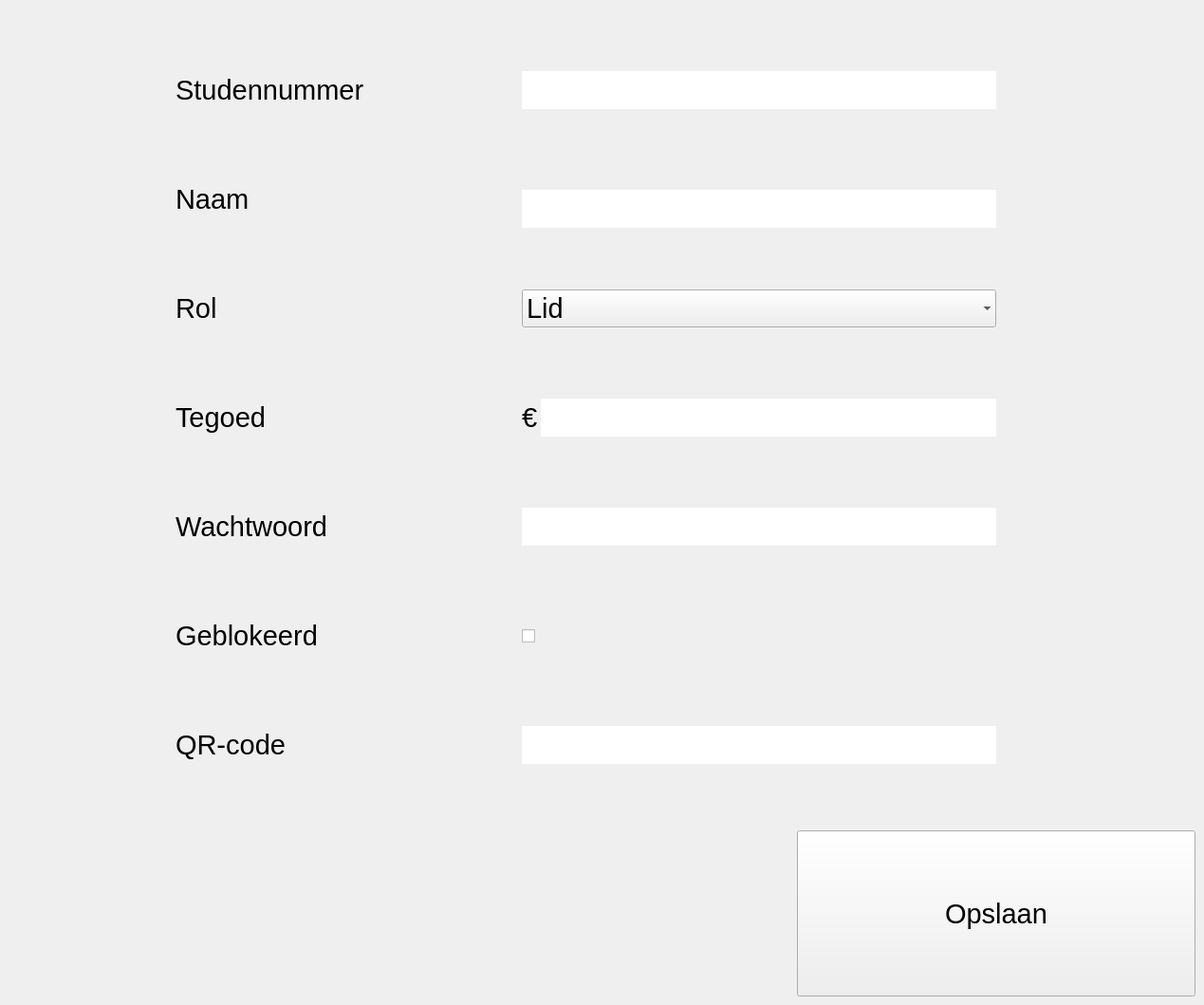
        <widget class="QWidget" name="EditUser_page">
         <widget class="QLineEdit" name="line_ID">
          <property name="geometry">
           <rect>
            <x>550</x>
            <y>75</y>
            <width>500</width>
            <height>40</height>
           </rect>
          </property>
          <property name="font">
           <font>
            <pointsize>22</pointsize>
           </font>
          </property>
          <property name="frame">
           <bool>false</bool>
          </property>
         </widget>
         <widget class="QLabel" name="lbl_ID">
          <property name="geometry">
           <rect>
            <x>185</x>
            <y>75</y>
            <width>215</width>
            <height>40</height>
           </rect>
          </property>
          <property name="font">
           <font>
            <pointsize>22</pointsize>
           </font>
          </property>
          <property name="text">
           <string>Studennummer</string>
          </property>
         </widget>
         <widget class="QLabel" name="lbl_NAME">
          <property name="geometry">
           <rect>
            <x>185</x>
            <y>190</y>
            <width>215</width>
            <height>40</height>
           </rect>
          </property>
          <property name="font">
           <font>
            <pointsize>22</pointsize>
           </font>
          </property>
          <property name="text">
           <string>Naam</string>
          </property>
         </widget>
         <widget class="QLabel" name="lbl_TITLE">
          <property name="geometry">
           <rect>
            <x>185</x>
            <y>305</y>
            <width>215</width>
            <height>40</height>
           </rect>
          </property>
          <property name="font">
           <font>
            <pointsize>22</pointsize>
           </font>
          </property>
          <property name="text">
           <string>Rol</string>
          </property>
         </widget>
         <widget class="QLabel" name="lbl_AMOUNT">
          <property name="geometry">
           <rect>
            <x>185</x>
            <y>420</y>
            <width>215</width>
            <height>40</height>
           </rect>
          </property>
          <property name="font">
           <font>
            <pointsize>22</pointsize>
           </font>
          </property>
          <property name="text">
           <string>Tegoed</string>
          </property>
         </widget>
         <widget class="QLabel" name="lbl_PASSWORD">
          <property name="geometry">
           <rect>
            <x>185</x>
            <y>535</y>
            <width>215</width>
            <height>40</height>
           </rect>
          </property>
          <property name="font">
           <font>
            <pointsize>22</pointsize>
           </font>
          </property>
          <property name="text">
           <string>Wachtwoord</string>
          </property>
         </widget>
         <widget class="QLabel" name="lbl_BLOCK">
          <property name="geometry">
           <rect>
            <x>185</x>
            <y>650</y>
            <width>215</width>
            <height>40</height>
           </rect>
          </property>
          <property name="font">
           <font>
            <pointsize>22</pointsize>
           </font>
          </property>
          <property name="text">
           <string>Geblokeerd</string>
          </property>
         </widget>
         <widget class="QLabel" name="lbl_QR">
          <property name="geometry">
           <rect>
            <x>185</x>
            <y>765</y>
            <width>215</width>
            <height>40</height>
           </rect>
          </property>
          <property name="font">
           <font>
            <pointsize>22</pointsize>
           </font>
          </property>
          <property name="text">
           <string>QR-code</string>
          </property>
         </widget>
         <widget class="QPushButton" name="btn_EDIT">
          <property name="geometry">
           <rect>
            <x>840</x>
            <y>875</y>
            <width>420</width>
            <height>175</height>
           </rect>
          </property>
          <property name="font">
           <font>
            <pointsize>22</pointsize>
           </font>
          </property>
          <property name="focusPolicy">
           <enum>Qt::NoFocus</enum>
          </property>
          <property name="text">
           <string>Opslaan</string>
          </property>
          <property name="checkable">
           <bool>false</bool>
          </property>
          <property name="checked">
           <bool>false</bool>
          </property>
          <property name="autoExclusive">
           <bool>false</bool>
          </property>
         </widget>
         <widget class="QLineEdit" name="line_NAME">
          <property name="geometry">
           <rect>
            <x>550</x>
            <y>200</y>
            <width>500</width>
            <height>40</height>
           </rect>
          </property>
          <property name="font">
           <font>
            <pointsize>22</pointsize>
           </font>
          </property>
          <property name="frame">
           <bool>false</bool>
          </property>
         </widget>
         <widget class="QComboBox" name="line_TITLE">
          <property name="geometry">
           <rect>
            <x>550</x>
            <y>305</y>
            <width>500</width>
            <height>40</height>
           </rect>
          </property>
          <property name="font">
           <font>
            <pointsize>22</pointsize>
           </font>
          </property>
          <property name="frame">
           <bool>false</bool>
          </property>
          <item>
           <property name="text">
            <string>Lid</string>
           </property>
          </item>
          <item>
           <property name="text">
            <string>Commissie</string>
           </property>
          </item>
          <item>
           <property name="text">
            <string>Bestuur</string>
           </property>
          </item>
         </widget>
         <widget class="QLineEdit" name="line_PASSWORD">
          <property name="geometry">
           <rect>
            <x>550</x>
            <y>535</y>
            <width>500</width>
            <height>40</height>
           </rect>
          </property>
          <property name="font">
           <font>
            <pointsize>22</pointsize>
           </font>
          </property>
          <property name="inputMethodHints">
           <set>Qt::ImhHiddenText|Qt::ImhNoAutoUppercase|Qt::ImhNoPredictiveText|Qt::ImhSensitiveData</set>
          </property>
          <property name="frame">
           <bool>false</bool>
          </property>
          <property name="echoMode">
           <enum>QLineEdit::Password</enum>
          </property>
         </widget>
         <widget class="QCheckBox" name="line_BLOCK">
          <property name="geometry">
           <rect>
            <x>550</x>
            <y>650</y>
            <width>500</width>
            <height>40</height>
           </rect>
          </property>
          <property name="font">
           <font>
            <pointsize>23</pointsize>
           </font>
          </property>
          <property name="text">
           <string/>
          </property>
         </widget>
         <widget class="QLineEdit" name="line_QR">
          <property name="geometry">
           <rect>
            <x>550</x>
            <y>765</y>
            <width>500</width>
            <height>40</height>
           </rect>
          </property>
          <property name="font">
           <font>
            <pointsize>22</pointsize>
           </font>
          </property>
          <property name="frame">
           <bool>false</bool>
          </property>
         </widget>
         <widget class="QLineEdit" name="line_AMOUNT">
          <property name="geometry">
           <rect>
            <x>570</x>
            <y>420</y>
            <width>480</width>
            <height>40</height>
           </rect>
          </property>
          <property name="font">
           <font>
            <pointsize>22</pointsize>
           </font>
          </property>
          <property name="frame">
           <bool>false</bool>
          </property>
         </widget>
         <widget class="QLabel" name="euroteken_5">
          <property name="geometry">
           <rect>
            <x>550</x>
            <y>420</y>
            <width>20</width>
            <height>40</height>
           </rect>
          </property>
          <property name="font">
           <font>
            <pointsize>22</pointsize>
           </font>
          </property>
          <property name="text">
           <string>€</string>
          </property>
          <property name="alignment">
           <set>Qt::AlignLeading|Qt::AlignLeft|Qt::AlignVCenter</set>
          </property>
         </widget>
         <widget class="QLabel" name="ERROR_UPDUSR">
          <property name="geometry">
           <rect>
            <x>157</x>
            <y>930</y>
            <width>525</width>
            <height>60</height>
           </rect>
          </property>
          <property name="font">
           <font>
            <pointsize>22</pointsize>
           </font>
          </property>
          <property name="text">
           <string/>
          </property>
         </widget>
        </widget>
